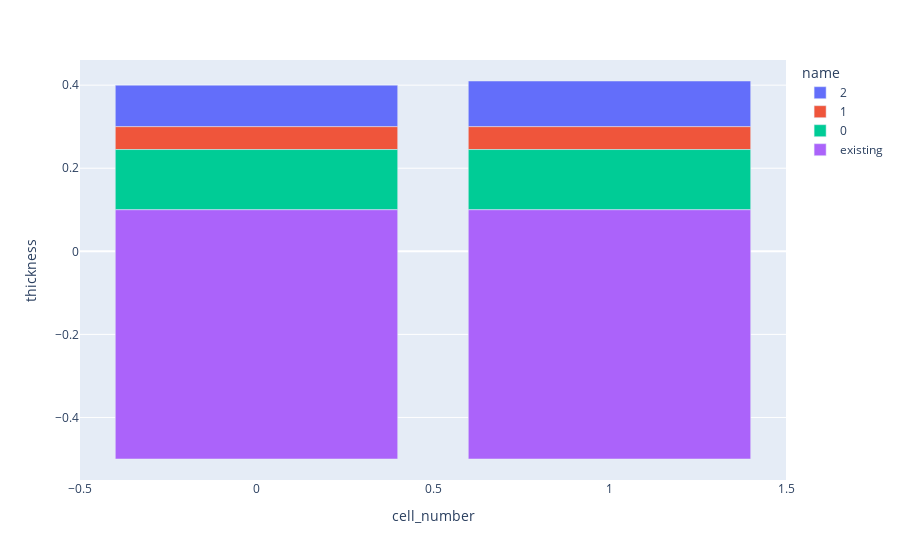

Notebook code for this chart:
### Code cell
import plotly.express as px
import pandas as pd


df = pd.DataFrame(
            {   
                "cell_number": [0,0,0,0,1,1,1,1],
                "top": [0.4, 0.3, 0.245, 0.1, 0.41, 0.3, 0.245, 0.1],
                "bottom": [0.3, 0.245, 0.1, -0.5, 0.3, 0.245, 0.1, -0.5],
                "type": ["settled", "settled", "settled", "bed", "settled", "settled", "settled", "bed"],
                "name": ["2", "1", "0", "existing", "2", "1", "0", "existing"],
            }
        )
        
df['thickness'] = abs(df['bottom'] - df['top'])
df['thickness2'] = df['thickness']
total_thicknesses = df.groupby('cell_number').sum(numeric_only=True)['thickness2']
total_thicknesses.rename('total_thickness', inplace=True)

df = pd.merge(df, total_thicknesses, on='cell_number')

print(df)
print(total_thicknesses)
        
fig = px.bar(
            df,
            x="cell_number",
            y="thickness",
            base="bottom",
            color='name',
            hover_name='cell_number',
            hover_data={
                'top': True,
                'bottom': True,
                'thickness': True, # For some reason thickness is displaying the wrong value (top)
                'cell_number': True,
                'name': True,
                'thickness2': True,
                'total_thickness': True
            },
        )

print(fig.data[0].hovertemplate)
fig.update_traces(hovertemplate="<b>Cell: %{hovertext}</b><br><br>Name=%{customdata[1]:.3f}<br>Top=%{y}<br>Bottom=%{base:.3f}<br>Thickness: %{customdata[2]:.3f}<br>Total thickness: %{customdata[3]:.3f}<br><extra></extra>")
fig.show()

### Figure 1 — Plotly figure (JSON) as saved in the notebook; plotly's stock layout.template omitted (floating-point values rounded to 4 significant figures)
{"data": [{"alignmentgroup": "True", "base": [0.3, 0.3], "customdata": [[0.4, "2", 0.1, 0.9], [0.41, "2", 0.11, 0.91]], "hovertemplate": "<b>Cell: %{hovertext}</b><br><br>Name=%{customdata[1]:.3f}<br>Top=%{y}<br>Bottom=%{base:.3f}<br>Thickness: %{customdata[2]:.3f}<br>Total thickness: %{customdata[3]:.3f}<br><extra></extra>", "hovertext": [0, 1], "legendgroup": "2", "marker": {"color": "#636efa", "pattern": {"shape": ""}}, "name": "2", "offsetgroup": "2", "orientation": "v", "showlegend": true, "textposition": "auto", "type": "bar", "x": [0, 1], "xaxis": "x", "y": [0.1, 0.11], "yaxis": "y"}, {"alignmentgroup": "True", "base": [0.245, 0.245], "customdata": [[0.3, "1", 0.055, 0.9], [0.3, "1", 0.055, 0.91]], "hovertemplate": "<b>Cell: %{hovertext}</b><br><br>Name=%{customdata[1]:.3f}<br>Top=%{y}<br>Bottom=%{base:.3f}<br>Thickness: %{customdata[2]:.3f}<br>Total thickness: %{customdata[3]:.3f}<br><extra></extra>", "hovertext": [0, 1], "legendgroup": "1", "marker": {"color": "#EF553B", "pattern": {"shape": ""}}, "name": "1", "offsetgroup": "1", "orientation": "v", "showlegend": true, "textposition": "auto", "type": "bar", "x": [0, 1], "xaxis": "x", "y": [0.055, 0.055], "yaxis": "y"}, {"alignmentgroup": "True", "base": [0.1, 0.1], "customdata": [[0.245, "0", 0.145, 0.9], [0.245, "0", 0.145, 0.91]], "hovertemplate": "<b>Cell: %{hovertext}</b><br><br>Name=%{customdata[1]:.3f}<br>Top=%{y}<br>Bottom=%{base:.3f}<br>Thickness: %{customdata[2]:.3f}<br>Total thickness: %{customdata[3]:.3f}<br><extra></extra>", "hovertext": [0, 1], "legendgroup": "0", "marker": {"color": "#00cc96", "pattern": {"shape": ""}}, "name": "0", "offsetgroup": "0", "orientation": "v", "showlegend": true, "textposition": "auto", "type": "bar", "x": [0, 1], "xaxis": "x", "y": [0.145, 0.145], "yaxis": "y"}, {"alignmentgroup": "True", "base": [-0.5, -0.5], "customdata": [[0.1, "existing", 0.6, 0.9], [0.1, "existing", 0.6, 0.91]], "hovertemplate": "<b>Cell: %{hovertext}</b><br><br>Name=%{customdata[1]:.3f}<br>Top=%{y}<br>Bottom=%{base:.3f}<br>Thickness: %{customdata[2]:.3f}<br>Total thickness: %{customdata[3]:.3f}<br><extra></extra>", "hovertext": [0, 1], "legendgroup": "existing", "marker": {"color": "#ab63fa", "pattern": {"shape": ""}}, "name": "existing", "offsetgroup": "existing", "orientation": "v", "showlegend": true, "textposition": "auto", "type": "bar", "x": [0, 1], "xaxis": "x", "y": [0.6, 0.6], "yaxis": "y"}], "layout": {"barmode": "relative", "legend": {"title": {"text": "name"}, "tracegroupgap": 0}, "margin": {"t": 60}, "xaxis": {"anchor": "y", "domain": [0, 1], "title": {"text": "cell_number"}}, "yaxis": {"anchor": "x", "domain": [0, 1], "title": {"text": "thickness"}}}}
